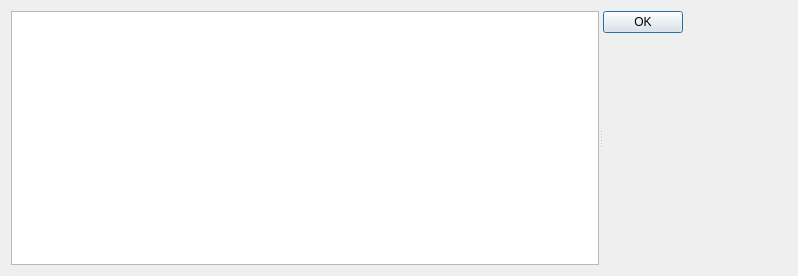
<?xml version="1.0" encoding="UTF-8"?>
<ui version="4.0">
 <class>deviceinfodialog</class>
 <widget class="QDialog" name="deviceinfodialog">
  <property name="geometry">
   <rect>
    <x>0</x>
    <y>0</y>
    <width>798</width>
    <height>276</height>
   </rect>
  </property>
  <property name="sizePolicy">
   <sizepolicy hsizetype="Expanding" vsizetype="Expanding">
    <horstretch>0</horstretch>
    <verstretch>0</verstretch>
   </sizepolicy>
  </property>
  <property name="windowTitle">
   <string>Connected Device Info</string>
  </property>
  <layout class="QHBoxLayout" name="horizontalLayout">
   <item>
    <widget class="QSplitter" name="splitter">
     <property name="orientation">
      <enum>Qt::Horizontal</enum>
     </property>
     <widget class="QTextEdit" name="textEdit"/>
     <widget class="QWidget" name="">
      <layout class="QVBoxLayout" name="verticalLayout">
       <item>
        <widget class="QDialogButtonBox" name="buttonBox">
         <property name="orientation">
          <enum>Qt::Vertical</enum>
         </property>
         <property name="standardButtons">
          <set>QDialogButtonBox::Ok</set>
         </property>
        </widget>
       </item>
       <item>
        <spacer name="verticalSpacer">
         <property name="orientation">
          <enum>Qt::Vertical</enum>
         </property>
         <property name="sizeHint" stdset="0">
          <size>
           <width>20</width>
           <height>208</height>
          </size>
         </property>
        </spacer>
       </item>
      </layout>
     </widget>
    </widget>
   </item>
  </layout>
 </widget>
 <resources/>
 <connections>
  <connection>
   <sender>buttonBox</sender>
   <signal>accepted()</signal>
   <receiver>deviceinfodialog</receiver>
   <slot>accept()</slot>
   <hints>
    <hint type="sourcelabel">
     <x>248</x>
     <y>254</y>
    </hint>
    <hint type="destinationlabel">
     <x>157</x>
     <y>274</y>
    </hint>
   </hints>
  </connection>
  <connection>
   <sender>buttonBox</sender>
   <signal>rejected()</signal>
   <receiver>deviceinfodialog</receiver>
   <slot>reject()</slot>
   <hints>
    <hint type="sourcelabel">
     <x>316</x>
     <y>260</y>
    </hint>
    <hint type="destinationlabel">
     <x>286</x>
     <y>274</y>
    </hint>
   </hints>
  </connection>
 </connections>
</ui>
